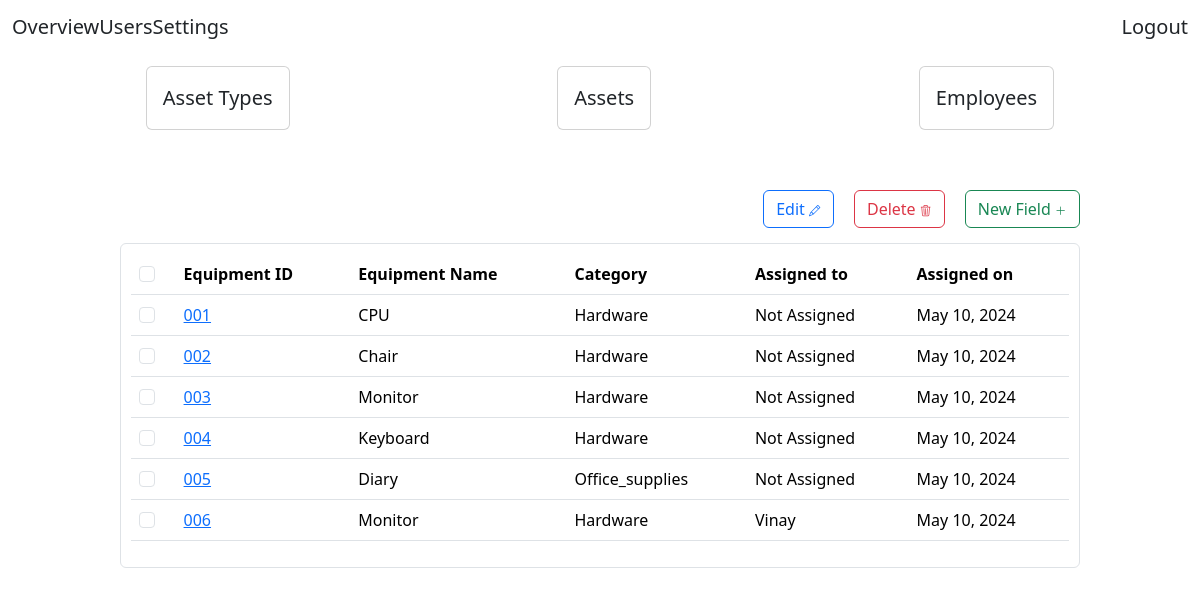
The app's page /assets/, older data.
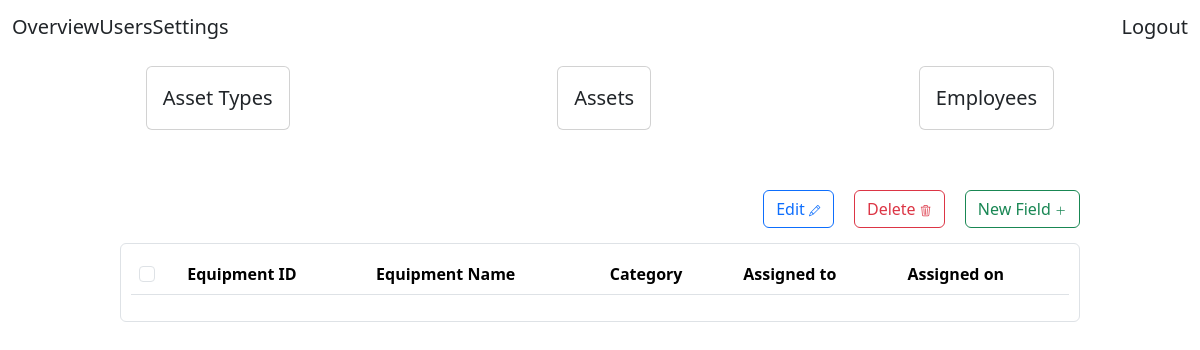
The same page, newer data.
### inventorymanager/models.py (models this page shows, shortened)
class Assets(models.Model) :
    equipment_id = models.CharField(max_length=30)
    equipment_name = models.CharField(max_length=30)
    category = models.CharField(max_length=30)
    employee = models.CharField(default="Not Assigned",max_length=30)
    assigned_on = models.DateField(default=timezone.now)

### inventorymanager/views.py (the view)
# urls.py: path("assets/",views.AssetsView.as_view(),name="assets"),
class AssetsView(generic.ListView):
    template_name = "inventorymanager/assets.html"
    context_object_name = "assets_list"
    def get_queryset(self) -> QuerySet[Any]:
        return Assets.objects.all()

### inventorymanager/templates/inventorymanager/assets.html (shortened to what this page needs)
{% extends 'inventorymanager/overview.html' %}
{% load static %}
{% block assets %}
<div class="d-flex justify-content-center">
    <div class="custom-container">
    <div class="d-flex justify-content-end">
    <div class="form-button"><button class="btn btn-outline-primary" onclick="modelShow()">Edit </i></button></div>
    <div class="form-button"><button class="btn btn-outline-danger" onclick="modelShow()">Delete </button></div>
    <div class="form-button"><button class="btn btn-outline-success" onclick="modelShow()">New Field <svg xmlns="http://www.w3.org/2000/svg" width="12" height="12" fill="currentColor" class="bi bi-plus-lg" viewBox="0 0 17 17">
    <path fill-rule="evenodd" d="M8 2a.5.5 0 0 1 .5.5v5h5a.5.5 0 0 1 0 1h-5v5a.5.5 0 0 1-1 0v-5h-5a.5.5 0 0 1 0-1h5v-5A.5.5 0 0 1 8 2"/>
  </svg></button></div></div>
<div class="custom-display">
<div class="table-wrapper-custom">
    <table class="table table-hover custom-table">
        <thead>
            <th><input onclick="toggle(this)" type="checkbox" class="form-check-input"></th>
            <th>Equipment ID</th>
            <th>Equipment Name</th>
            <th>Category</th>
            <th>Assigned to</th>
            <th>Assigned on</th>
        </thead>
        {% for asset in assets_list %}
        <tr>
            <td><input onclick="checkToggle(this)" name="checkbox" type="checkbox" class="form-check-input"></td>
            <td><a class="first-col" href="#">{{asset.equipment_id}}</a></td>
            <td>{{asset.equipment_name}}</td>
            <td>{{asset.category}}</td>
            <td>{{asset.employee}}</td>
            <td>{{asset.assigned_on}}</td>
        </tr>
        {% endfor %}
    </table>
</div>
</div>
</div>
</div>
{% endblock assets %}

### inventorymanager/templates/inventorymanager/overview.html (shortened to what this page needs)
{% extends 'inventorymanager/base.html' %}
{% load static %}
{% block content %}
<div class="d-flex justify-content-around custom-card">
        <div class="card card-element" onclick="typeShow()">
            <div class="card-body">Asset Types</div>
        </div>
        <div class="card card-element" onclick="assetShow()">
            <div class="card-body">Assets</div>
        </div>
        <div class="card card-element" onclick="employeeShow()">
            <div class="card-body">Employees</div>
        </div>
</div>
{% block assets %}
{% endblock assets %}
{% endblock content %}

### inventorymanager/templates/inventorymanager/base.html (shortened to what this page needs)
<!DOCTYPE html>
<html lang="en">
<head>
    {% load static %}
    {% load bootstrap5 %}
    {% bootstrap_css %}
    <link rel="stylesheet" href="{% static 'inventorymanager/tables.css' %}">
</head>
<body>
    <div class="d-flex justify-content-between custom-nav">
        <div class="d-flex">
        <div class="nav-item nav-element"><a class="nav-link active" href="{% url 'inventorymanager:overview' %}">Overview</a></div>
        <div class="nav-item nav-element"><a class="nav-link" href="#">Users</a></div>
        <div class="nav-item nav-element"><a class="nav-link" href="#">Settings</a></div>
        </div>
        <div class="d-flex">
        <div class="nav-item">
        <a class="nav-link nav-element" href="#">Logout</a>
        </div>
        </div>
    </div>
    {% block content %}
    {% endblock content %}
</body>
</html>

### inventorymanager/static/inventorymanager/tables.css (style rules this page uses)
.custom-display { display: flex; justify-content: center; }
.table-wrapper-custom { padding: 10px; border: solid #dee2e6; border-width: 1px; width: 100%; border-radius: 0.375rem; }
.custom-card { margin: 1%; margin-bottom: 5%; }
.custom-nav { margin: 1%; margin-bottom: 2%; }
.card-element { cursor: pointer; font-size: 125%; }
.nav-element { font-size: 125%; }
.custom-container { width: 80%; }
.form-button { margin-left: 20px; margin-bottom: 15px; }

Row changes from the older to the newer data that the page shows:
removed Assets: equipment_id "001", equipment_name "CPU", category "Hardware", employee "Not Assigned", assigned_on "May 10, 2024"
removed Assets: equipment_id "002", equipment_name "Chair", category "Hardware", employee "Not Assigned", assigned_on "May 10, 2024"
removed Assets: equipment_id "003", equipment_name "Monitor", category "Hardware", employee "Not Assigned", assigned_on "May 10, 2024"
removed Assets: equipment_id "004", equipment_name "Keyboard", category "Hardware", employee "Not Assigned", assigned_on "May 10, 2024"
removed Assets: equipment_id "005", equipment_name "Diary", category "Office_supplies", employee "Not Assigned", assigned_on "May 10, 2024"
removed Assets: equipment_id "006", equipment_name "Monitor", category "Hardware", employee "Vinay", assigned_on "May 10, 2024"
